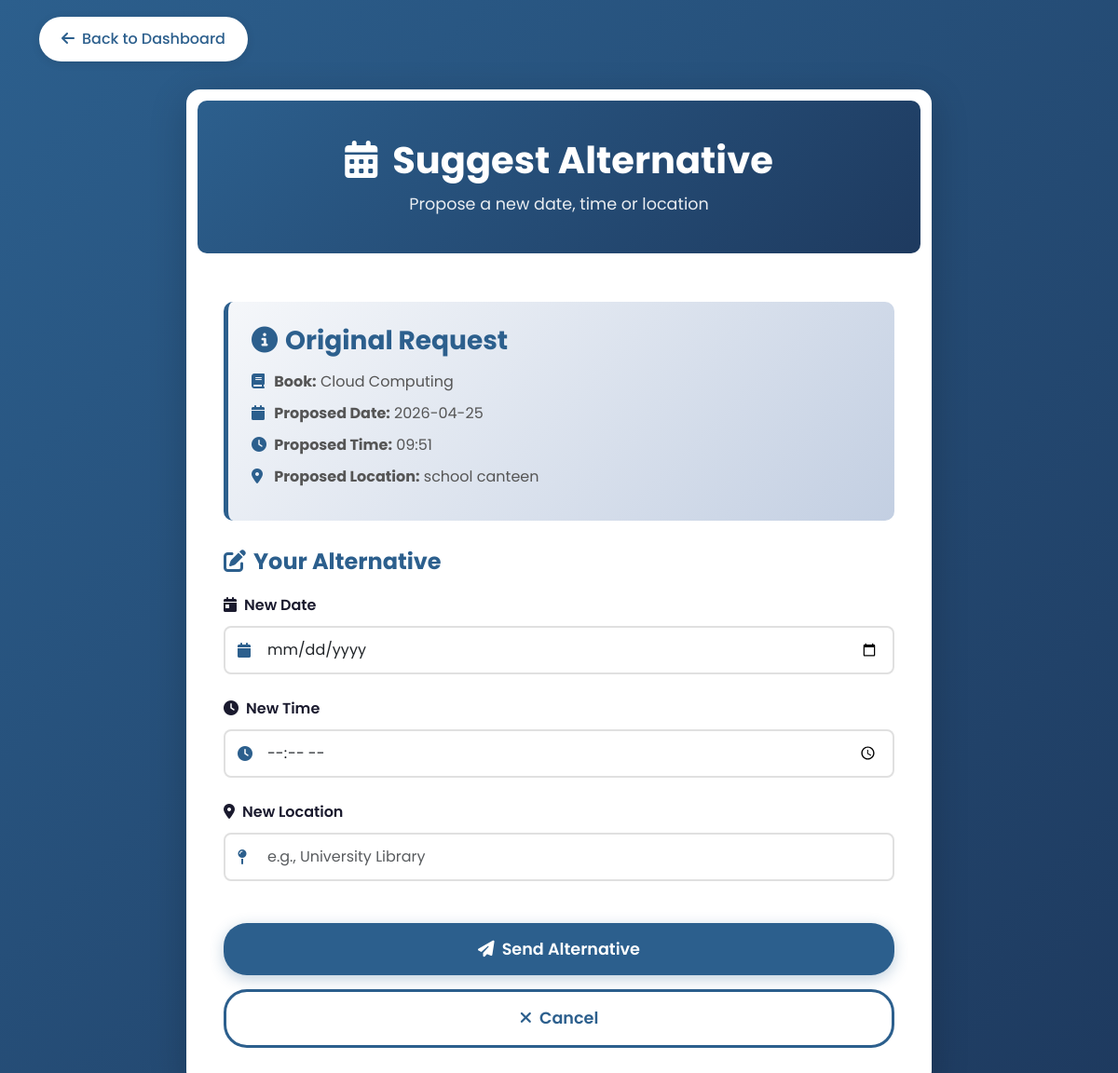
Screenshot of /suggest_alternative/8 (signed in) with the database file from the repository.
### tables this page shows
CREATE TABLE books (
    id INTEGER PRIMARY KEY AUTOINCREMENT,
    owner_id INTEGER NOT NULL,
    title TEXT NOT NULL,
    author TEXT NOT NULL,
    category TEXT NOT NULL,
    status TEXT DEFAULT 'available',
    location_notes TEXT,
    type TEXT NOT NULL,
    image_file TEXT, -- Added this to store "data.jpg", "python.webp", etc.
    file_path TEXT,
    added_date TIMESTAMP DEFAULT CURRENT_TIMESTAMP,
    FOREIGN KEY (owner_id) REFERENCES users (id)
);

CREATE TABLE borrow_requests (
    id INTEGER PRIMARY KEY AUTOINCREMENT,
    book_id INTEGER NOT NULL,
    borrower_id INTEGER NOT NULL,
    proposed_date TEXT,
    proposed_time TEXT,
    proposed_location TEXT,
    status TEXT DEFAULT 'pending',
    request_date TIMESTAMP DEFAULT CURRENT_TIMESTAMP,
    FOREIGN KEY (book_id) REFERENCES books (id),
    FOREIGN KEY (borrower_id) REFERENCES users (id)
);

### app.py (the view, shortened to what this page needs)
@app.route('/suggest_alternative/<int:request_id>', methods=['GET', 'POST'])
@login_required
def suggest_alternative(request_id):
    conn = get_db_connection()
    borrow_req = conn.execute('SELECT * FROM borrow_requests WHERE id = ?',
                              (request_id,)).fetchone()
    if borrow_req is None:
        flash('Request not found!', 'danger')
        conn.close()
        return redirect(url_for('dashboard'))
    book = conn.execute('SELECT * FROM books WHERE id = ?',
                        (borrow_req['book_id'],)).fetchone()
    if book['owner_id'] != current_user.id:
        flash('You are not authorized to do this!', 'danger')
        conn.close()
        return redirect(url_for('dashboard'))
    conn.close()
    return render_template('suggest_alternative.html', req=borrow_req, book=book)

### app.py (called while the page is built)
def get_db_connection():
    connection = sqlite3.connect('database.db')
    connection.row_factory = sqlite3.Row
    return connection

@login_manager.user_loader
def load_user(user_id):
    conn = get_db_connection()
    user = conn.execute('SELECT * FROM users WHERE id = ?', (user_id,)).fetchone()
    conn.close()
    if user:
        return User(user['id'], user['username'], user['email'], user['role'])
    return None

### templates/suggest_alternative.html (shortened to what this page needs)
<!DOCTYPE html>
<html lang="en">
<head>
    <link href="https://cdn.jsdelivr.net/npm/bootstrap@5.3.0/dist/css/bootstrap.min.css" rel="stylesheet">
    <link rel="stylesheet" href="https://cdnjs.cloudflare.com/ajax/libs/font-awesome/6.4.0/css/all.min.css">
    <link rel="stylesheet" href="{{ url_for('static', filename='css/style.css') }}">
</head>
<body style="padding: 18px 0px 0px">
    <div class="container">
        <a href="{{ url_for('dashboard') }}" class="back-button">
            <i class="fas fa-arrow-left me-2"></i>Back to Dashboard
        </a>
        <div class="borrow-container">
            <div class="borrow-header">
                <h1><i class="fas fa-calendar-alt me-3"></i>Suggest Alternative</h1>
                <p>Propose a new date, time or location</p>
            </div>
            <div class="borrow-body">
                <div class="book-info-card">
                    <h3><i class="fas fa-info-circle me-2"></i>Original Request</h3>
                    <div class="book-detail">
                        <i class="fas fa-book"></i>
                        <strong>Book:</strong> {{ book['title'] }}
                    </div>
                    <div class="book-detail">
                        <i class="fas fa-calendar"></i>
                        <strong>Proposed Date:</strong> {{ req['proposed_date'] }}
                    </div>
                    <div class="book-detail">
                        <i class="fas fa-clock"></i>
                        <strong>Proposed Time:</strong> {{ req['proposed_time'] }}
                    </div>
                    <div class="book-detail">
                        <i class="fas fa-map-marker-alt"></i>
                        <strong>Proposed Location:</strong> {{ req['proposed_location'] }}
                    </div>
                </div>
                <form action="{{ url_for('suggest_alternative', request_id=req['id']) }}" method="POST">
                    <h4 style="color: var(--primary-blue); font-weight: bold; margin-bottom: 20px;">
                        <i class="fas fa-edit me-2"></i>Your Alternative
                    </h4>
                    <div class="form-section">
                        <label for="proposed_date" class="form-label">
                            <i class="fas fa-calendar-day me-2"></i>New Date
                        </label>
                        <div class="input-icon">
                            <i class="fas fa-calendar"></i>
                            <input type="date" class="form-control" id="proposed_date"
                                name="proposed_date" required>
                        </div>
                    </div>
                    <div class="form-section">
                        <label for="proposed_time" class="form-label">
                            <i class="fas fa-clock me-2"></i>New Time
                        </label>
                        <div class="input-icon">
                            <i class="fas fa-clock"></i>
                            <input type="time" class="form-control" id="proposed_time"
                                name="proposed_time" required>
                        </div>
                    </div>
                    <div class="form-section">
                        <label for="proposed_location" class="form-label">
                            <i class="fas fa-map-marker-alt me-2"></i>New Location
                        </label>
                        <div class="input-icon">
                            <i class="fas fa-map-pin"></i>
                            <input type="text" class="form-control" id="proposed_location"
                                name="proposed_location"
                                placeholder="e.g., University Library" required>
                        </div>
                    </div>
                    <button type="submit" class="btn-submit">
                        <i class="fas fa-paper-plane me-2"></i>Send Alternative
                    </button>
                    <a href="{{ url_for('dashboard') }}" class="btn-cancel">
                        <i class="fas fa-times me-2"></i>Cancel
                    </a>
                </form>
            </div>
        </div>
    </div>
</body>
</html>

### static/css/style.css (style rules this page uses)
:root { --primary-dark: #1a1a2e; --primary-blue: #2c5f8d; --accent-navy: #1e3a5f; --accent-teal: #4a90a4; }
* { margin: 0; padding: 0; box-sizing: border-box; }
body { font-family: 'Poppins', sans-serif; background: linear-gradient(135deg, #2c5f8d 0%, #1e3a5f 100%); }
body { font-family: 'Poppins', sans-serif; background: linear-gradient(135deg, #2c5f8d 0%, #1e3a5f 100%); min-height: 100vh; padding: 0px 0; position: relative; overflow-x: hidden; }
.container { position: relative; z-index: 1; }
.back-button { background-color: white; color: var(--primary-blue); border: none; padding: 12px 24px; border-radius: 25px; font-weight: 500; box-shadow: 0 2px 10px rgba(0, 0, 0, 0.1); text-decoration: none; display: inline-block; margin-bottom: 30px; transition: all 0.3s ease; }
.borrow-container { background: white; border-radius: 15px; box-shadow: 0 10px 40px rgba(0, 0, 0, 0.2); overflow: hidden; max-width: 800px; margin: 0 auto; }
.borrow-header { background: linear-gradient(135deg, var(--primary-blue) 0%, var(--accent-navy) 100%); color: white; padding: 40px; border: 12px solid #fff; border-radius: 22px; text-align: center; }
.borrow-header h1 { font-size: 2.5rem; font-weight: bold; margin-bottom: 10px; }
.borrow-header p { font-size: 1.1rem; opacity: 0.9; margin-bottom: 0; }
.borrow-body { padding: 40px; }
.book-info-card { background: linear-gradient(135deg, #f5f7fa 0%, #c3cfe2 100%); border-radius: 10px; padding: 25px; margin-bottom: 30px; border-left: 5px solid var(--primary-blue); }
.book-info-card h3 { color: var(--primary-blue); font-weight: bold; margin-bottom: 15px; }
.book-detail { margin-bottom: 10px; color: #555; }
.book-detail i { color: var(--primary-blue); width: 20px; }
.form-label { font-weight: 600; color: var(--primary-dark); margin-bottom: 10px; font-size: 1rem; }
.form-control, .form-select { border: 2px solid #e0e0e0; border-radius: 8px; padding: 12px 15px; font-size: 1rem; transition: all 0.3s ease; }
.input-icon { position: relative; }
.input-icon i { position: absolute; left: 15px; top: 50%; transform: translateY(-50%); color: var(--primary-blue); }
.input-icon .form-control { padding-left: 45px; }
.btn-submit { background: var(--primary-blue); color: white; border: none; padding: 15px 40px; border-radius: 25px; font-size: 1.1rem; font-weight: 600; width: 100%; margin-top: 20px; transition: all 0.3s ease; box-shadow: 0 4px 15px rgba(44, 95, 141, 0.3); }
.btn-cancel { background: #fff; color: var(--primary-blue); border: 3px solid var(--primary-blue); padding: 15px 40px; border-radius: 25px; font-size: 1.1rem; font-weight: 600; width: 100%; margin-top: 15px; transition: all 0.3s ease; text-decoration: none; display: block; text-align: center; }
.form-section { margin-bottom: 25px; }

### rows the page displays
books: title "Cloud Computing"
borrow_requests: proposed_date "2026-04-25", proposed_time "09:51", proposed_location "school canteen"
